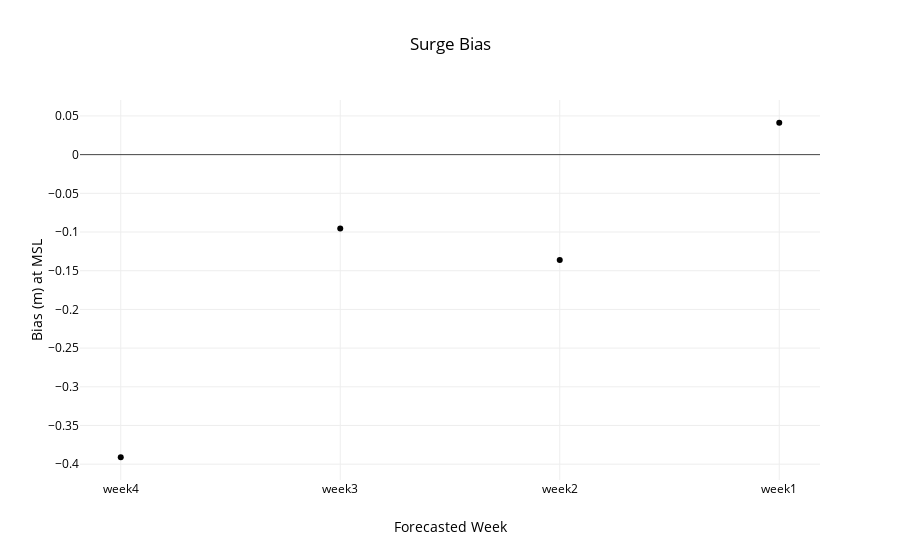

Notebook code for this chart:
### Code cell
week = ['nan','week4','week3','week2','week1']
data = utils.metric(files,week,start,26981)
title,x,y='Surge Bias','Forecasted Week','Bias (m) at MSL'
layout=utils.layout(title,x,y)
fig = go.Figure(data=data, layout=layout)
interactive = iplot(fig)
#po.plot(fig,filename=root_dir+'\\'+'metric.html')

### Figure 1 — Plotly figure (JSON) as saved in the notebook; plotly's stock layout.template omitted (floating-point values rounded to 4 significant figures)
{"data": [{"line": {"color": "rgba(0, 102, 153)"}, "mode": "markers", "type": "scatter", "uid": "e163e4e6-dfe8-4b07-9629-9e5a7a5aef64", "x": ["week4", "week3", "week2", "week1"], "y": [-0.391, -0.09542, -0.1363, 0.0412]}], "layout": {"autosize": true, "font": {"color": "rgb(0, 0, 0)"}, "legend": {"orientation": "h"}, "paper_bgcolor": "rgb(255,255,255)", "plot_bgcolor": "rgb(255,255,255)", "title": "Surge Bias", "xaxis": {"autorange": true, "range": [-0.1805, 3.18], "title": "Forecasted Week", "type": "category"}, "yaxis": {"autorange": true, "range": [-0.4227, 0.07286], "title": "Bias (m) at MSL", "type": "linear"}}}
